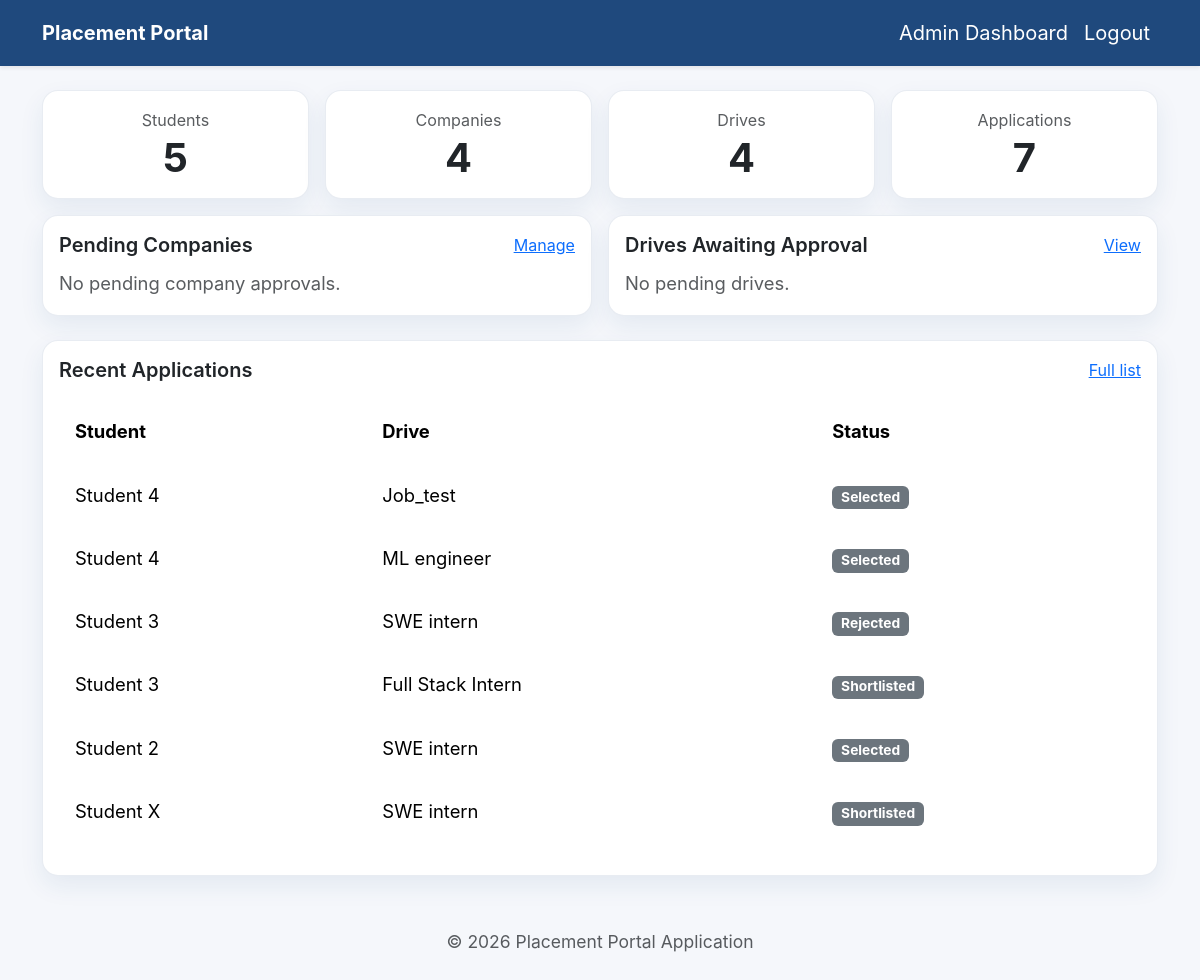
The app's page /admin/dashboard (signed in) with its own data.
### models.py (models this page shows, shortened)
class Application(db.Model):
    __tablename__ = "application"
    __table_args__ = (
        db.UniqueConstraint("student_id", "drive_id", name="u_student_drive"),
    )
    id = db.Column(db.Integer, primary_key=True)
    student_id = db.Column(db.Integer, db.ForeignKey("student_profile.id"))
    drive_id = db.Column(db.Integer, db.ForeignKey("placement_drive.id"))
    application_date = db.Column(db.DateTime, default=datetime.utcnow)
    status = db.Column(
        db.String(32), default="Applied"
    )  # Applied / Shortlisted / Selected / Rejected
    remarks = db.Column(db.Text)
    student = db.relationship("StudentProfile", back_populates="applications")
    drive = db.relationship("PlacementDrive", back_populates="applications")

class User(UserMixin, db.Model):
    __tablename__ = "user"
    id = db.Column(db.Integer, primary_key=True)
    email = db.Column(db.String(150), unique=True, nullable=False)
    password_hash = db.Column(db.String(128), nullable=False)
    full_name = db.Column(db.String(140))
    role = db.Column(db.String(32), default="student")
    is_active = db.Column(db.Boolean, default=True)
    created_at = db.Column(db.DateTime, default=datetime.utcnow)
    student_profile = db.relationship(
        "StudentProfile", back_populates="user", uselist=False
    )
    company_profile = db.relationship(
        "CompanyProfile", back_populates="user", uselist=False
    )
    @property
    def password(self):
        raise AttributeError("Password is write-only.")
    @property
    def is_admin(self):
        return self.role == "admin"

class PlacementDrive(db.Model):
    id = db.Column(db.Integer, primary_key=True)
    company_id = db.Column(db.Integer, db.ForeignKey("company_profile.id"))
    job_title = db.Column(db.String(200), nullable=False)
    job_description = db.Column(db.Text, nullable=False)
    eligibility = db.Column(db.Text)
    application_deadline = db.Column(db.Date, nullable=False)
    status = db.Column(db.String(32), default="Pending")
    location = db.Column(db.String(150))
    salary = db.Column(db.String(120))
    created_at = db.Column(db.DateTime, default=datetime.utcnow)
    company = db.relationship("CompanyProfile", back_populates="drives")
    applications = db.relationship("Application", back_populates="drive")

### app.py (the view)
    @app.route("/admin/dashboard")
    @admin_required
    def admin_dashboard():
        stats = {
            "students": StudentProfile.query.count(),
            "companies": CompanyProfile.query.count(),
            "drives": PlacementDrive.query.count(),
            "applications": Application.query.count(),
        }
        pending_companies = CompanyProfile.query.filter_by(approval_status="Pending").all()
        pending_drives = PlacementDrive.query.filter_by(status="Pending").all()
        recent_applications = (
            Application.query.order_by(Application.application_date.desc()).limit(6).all()
        )
        return render_template(
            "admin/dashboard.html",
            stats=stats,
            pending_companies=pending_companies,
            pending_drives=pending_drives,
            recent_applications=recent_applications,
        )

### app.py (called while the page is built)
def role_required(role):
    def decorator(view):
        @wraps(view)
        def wrapped_view(*args, **kwargs):
            if not current_user.is_authenticated or current_user.role != role:
                flash("Access denied. Please log in with the correct account.", "warning")
                return redirect(url_for("login"))
            if not current_user.is_active:
                flash("Your account is deactivated. Contact the institute.", "danger")
                return redirect(url_for("login"))
            return view(*args, **kwargs)
        return wrapped_view
    return decorator

### templates/admin/dashboard.html (shortened to what this page needs)
{% extends 'base.html' %}
{% block content %}
  <div class="row g-3 mb-3">
    {% for label, value in stats.items() %}
      <div class="col-sm-6 col-lg-3">
        <div class="card p-3 text-center">
          <small class="text-muted">{{ label.capitalize() }}</small>
          <p class="display-6 fw-bold mb-0">{{ value }}</p>
        </div>
      </div>
    {% endfor %}
  </div>
  <div class="row g-3 mb-4">
    <div class="col-lg-6">
      <div class="card p-3">
        <div class="d-flex justify-content-between">
          <h5 class="mb-0">Pending Companies</h5>
          <a href="{{ url_for('admin_companies') }}" class="small">Manage</a>
        </div>
        {% if pending_companies %}
          <ul class="list-group list-group-flush mt-3">
            {% for company in pending_companies[:4] %}
              <li class="list-group-item d-flex justify-content-between align-items-center">
                {{ company.name }}
                <span class="badge bg-warning text-dark">{{ company.approval_status }}</span>
              </li>
            {% endfor %}
          </ul>
        {% else %}
          <p class="mb-0 text-muted mt-2">No pending company approvals.</p>
        {% endif %}
      </div>
    </div>
    <div class="col-lg-6">
      <div class="card p-3">
        <div class="d-flex justify-content-between">
          <h5 class="mb-0">Drives Awaiting Approval</h5>
          <a href="{{ url_for('admin_drives') }}" class="small">View</a>
        </div>
        {% if pending_drives %}
          <ul class="list-group list-group-flush mt-3">
            {% for drive in pending_drives[:4] %}
              <li class="list-group-item">
                <strong>{{ drive.job_title }}</strong><br />
                <small class="text-muted">{{ drive.company.name }}</small>
              </li>
            {% endfor %}
          </ul>
        {% else %}
          <p class="mb-0 text-muted mt-2">No pending drives.</p>
        {% endif %}
      </div>
    </div>
  </div>
  <div class="card p-3">
    <div class="d-flex justify-content-between">
      <h5 class="mb-0">Recent Applications</h5>
      <a href="{{ url_for('admin_applications') }}" class="small">Full list</a>
    </div>
    {% if recent_applications %}
      <div class="table-responsive mt-3">
        <table class="table table-borderless">
          <thead>
            <tr>
              <th>Student</th>
              <th>Drive</th>
              <th>Status</th>
            </tr>
          </thead>
          <tbody>
            {% for application in recent_applications %}
              <tr>
                <td>{{ application.student.user.full_name }}</td>
                <td>{{ application.drive.job_title }}</td>
                <td><span class="badge bg-secondary">{{ application.status }}</span></td>
              </tr>
            {% endfor %}
          </tbody>
        </table>
      </div>
    {% else %}
      <p class="text-muted mb-0">No applications recorded yet.</p>
    {% endif %}
  </div>
{% endblock %}

### static/css/site.css (style rules this page uses)
:root { --bg: #f5f7fb; --card: #ffffff; --text: #0f172a; --muted: #556073; --primary: #1f497d; --accent: #0d9d5d; --border: rgba(31, 73, 125, 0.1); }
* { box-sizing: border-box; }
body { font-family: 'Inter', 'Segoe UI', system-ui, sans-serif; background-color: var(--bg); margin: 0; color: var(--text); font-size: 1.25rem; line-height: 1.7; }
.card, .card .table, .table th, .table td, .alert { font-size: 1.15rem; }
.card { background: var(--card); border: 1px solid var(--border); border-radius: 1rem; box-shadow: 0 10px 25px rgba(31, 73, 125, 0.08); padding: 1.75rem; }
h2, h3, h4, h5 { font-weight: 600; line-height: 1.3; }
.table thead { background: rgba(31, 73, 125, 0.04); }
.table th, .table td { font-size: 1.15rem; padding: 1rem; }
.card small { color: var(--muted); }

### records on screen
Application: student.user.full_name "Student 4", drive.job_title "Job_test", status "Selected"
Application: student.user.full_name "Student 4", drive.job_title "ML engineer", status "Selected"
Application: student.user.full_name "Student 3", drive.job_title "SWE intern", status "Rejected"
Application: student.user.full_name "Student 3", drive.job_title "Full Stack Intern", status "Shortlisted"
Application: student.user.full_name "Student 2", drive.job_title "SWE intern", status "Selected"
Application: student.user.full_name "Student X", drive.job_title "SWE intern", status "Shortlisted"

### other values on screen
{{ label.capitalize() }} "Students" "Companies" "Drives" "Applications"
{{ value }} "5" "4" "4" "7"
